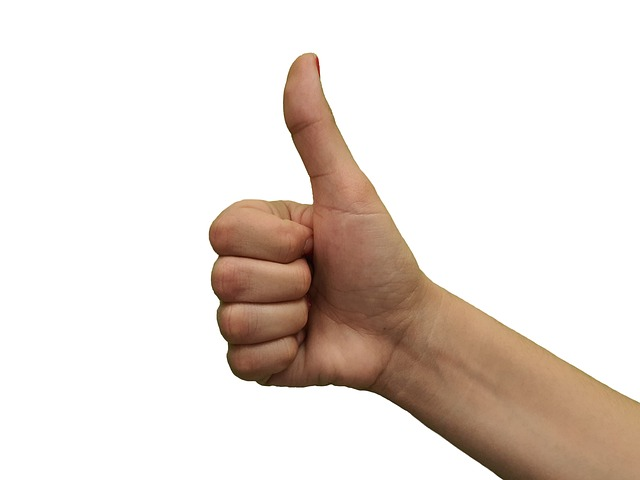
#> input picture hand.jpg, 640 x 480 px, given in place of closed_fist.JPEG, which was not available
$ python main.py
#> lines starting #> are read from the running program, lines starting #| are printed output that depends on the picture; after the words box and inside, x2 and y2 are one past the last pixel; in counts of white or black regions, pixels touching at a corner belong together; pictures that were not available may be replaced by others from this repository, and a replacement may not be noted
### rasp_pdi.py
import cv2
import time
import numpy as np

class RaspPDI:

    def __init__(self) -> None:
        pass

    def illumination_compesation (self, img):
        height, width = img.shape[0:2]
        channel_b, channel_g, channel_r = cv2.split(img)

        mean_r = cv2.mean(channel_r)[0]
        # print("R mean:", mean_r)
        mean_g = cv2.mean(channel_g)[0]
        # print("G mean:", mean_g)
        mean_b = cv2.mean(channel_b)[0]
        # print("B mean:", mean_b)

        max_mean = mean_r
        if (mean_g > max_mean):
            max_mean = mean_g
        if (mean_b > max_mean):
            max_mean = mean_b

        red_gain = mean_r/max_mean
        green_gain = mean_g/max_mean
        blue_gain = mean_b/max_mean

        for i in range(height):
            for j in range(width):
                channel_r[i,j] = channel_r[i,j]*red_gain
                channel_g[i,j] = channel_g[i,j]*green_gain
                channel_b[i,j] = channel_b[i,j]*blue_gain

        pdi_img = cv2.merge([channel_b, channel_g, channel_r])

        return pdi_img

    def skin_color_segmentation(self, Y, Cr, Cb):
        cb_min, cb_max = 95, 120
        cr_min, cr_max = 140, 170

        mask_cb = cv2.inRange(Cb, cb_min, cb_max)
        mask_cr = cv2.inRange(Cr, cr_min, cr_max)

        mask = cv2.bitwise_and(mask_cb, mask_cr)

        return mask

    def filtering(self, img):
        kernel = np.array([
            [0, 1, 0],
            [1, 1, 1],
            [0, 1, 0]
        ], dtype=np.uint8)

        eroded_img = cv2.erode(img, kernel, iterations=1)
        dilated_img = cv2.dilate(eroded_img, kernel, iterations=1)

        return dilated_img

    def hand_area_perimeter(self, img):
        area = 0
        perimeter = 0
        prev_pixel = 0

        height, width = img.shape[0:2]

        for i in range(height):
            for j in range(width):
                if img[i, j] == 255:
                    area += 1
                if img[i, j] != prev_pixel:
                    perimeter += 1
                prev_pixel = img[i, j]

        return area, perimeter

    def calculate_base_reference(self, image: np.ndarray) -> tuple:
        rows, cols = np.where(image > 0)
        bottom_row = np.max(rows)
        base_pixels = cols[rows == bottom_row]
        base_reference = (bottom_row, int(np.mean(base_pixels)))
        return base_reference

    def find_first_edge_pixel(self, image: np.ndarray) -> tuple:
        rows, cols = image.shape
        last_row = rows - 1
        for col in range(cols):
            if image[last_row, col] == 255:
                return last_row, col
        return None

    def is_edge_pixel(self, image: np.ndarray, row: int, col: int) -> bool:
        rows, cols = image.shape
        if row < 0 or row >= rows or col < 0 or col >= cols or image[row, col] == 0:
            return False
        neighbors = [
            image[row-1, col-1] if row-1 >= 0 and col-1 >= 0 else 0,
            image[row-1, col] if row-1 >= 0 else 0,
            image[row-1, col+1] if row-1 >= 0 and col+1 < cols else 0,
            image[row, col-1] if col-1 >= 0 else 0,
            image[row, col+1] if col+1 < cols else 0,
            image[row+1, col-1] if row+1 < rows and col-1 >= 0 else 0,
            image[row+1, col] if row+1 < rows else 0,
            image[row+1, col+1] if row+1 < rows and col+1 < cols else 0
        ]
        return any(n > 0 for n in neighbors)

    def find_contours(self, image: np.ndarray) -> np.ndarray:
        contour = []
        directions = [(-1, 0), (-1, 1), (0, 1), (1, 1), (1, 0), (1, -1), (0, -1), (-1, -1)]
        start_pixel = self.find_first_edge_pixel(image)
        current_pixel = start_pixel

        # print(start_pixel)
        current_direction = 0

        while True:
            contour.append(current_pixel)
            found_next_pixel = False

            for i in range(len(directions)):
                direction = directions[(current_direction + i) % len(directions)]
                next_pixel = (current_pixel[0] + direction[0], current_pixel[1] + direction[1])

                if self.is_edge_pixel(image, next_pixel[0], next_pixel[1]):
                    current_pixel = next_pixel
                    current_direction = (current_direction + i + 6) % len(directions)
                    found_next_pixel = True
                    break

            if not found_next_pixel or current_pixel == start_pixel:
                break

        return np.array(contour)

    # [23 lines left out: functions calculate_radial_distances_and_angles, check_classification, not called in this run]

### communication_controller.py
import cv2
import time
import numpy as np
import spidev

class CommunicationController:

    def __init__(self, height: int, width: int) -> None:
        self.spi = spidev.SpiDev()
        self.spi.open(0, 0)
        self.spi.max_speed_hz = 37000000
        self.spi.mode = 0

        self.height = height
        self.width = width

    # [85 lines left out: functions sendbyte, send_img, recive_img, send_rgb_img, run_pdi, recive_int_32bits, not called in this run]

    def toUnint8(self, data: int, num_bytes: int) -> np.array:
        data_bytes = data.to_bytes(num_bytes, "big")
        return np.frombuffer(data_bytes, dtype=np.uint8)

    def close_communication(self) -> None:
        print("Closing connection")
        self.spi.close()


### main.py
import cv2
import time
from rasp_pdi import RaspPDI
from communication_controller import CommunicationController

def rasp_pdi(img):
    initial_time = time.time()
    pdi = RaspPDI()

    img = pdi.illumination_compesation(img)

    img_YCrCb = cv2.cvtColor(img, cv2.COLOR_BGR2YCrCb)
    Y, Cr, Cb = cv2.split(img_YCrCb)
    # img = cv2.merge([Cr, Cb, Y])

    img = pdi.skin_color_segmentation(Y, Cr, Cb)
    img = pdi.filtering(img)

    area, perimeter = pdi.hand_area_perimeter(img)
    print(f"RPi - Area: {area}, Perimeter: {perimeter}")

    reference_point = pdi.calculate_base_reference(img)
    # print(f"RPi - reference point: {reference_point}")

    pixel = pdi.find_first_edge_pixel(img)
    # print(f"RPi - first pixel: {pixel}")

    contour = pdi.find_contours(img)

    distances, contours = pdi.calculate_radial_distances(contour, reference_point)
    max_distance = max(distances)
    for i, distance in enumerate(distances):
        if distance == max_distance:
            max_index = i
            break

    # print(f"RPi - max distance: {max(distances)**2}")

    peaks = pdi.detect_peaks(distances)
    print(f"RPi - peaks: {len(peaks)}")

    pdi.check_classification(area, perimeter, peaks)

    mean_time = time.time() - initial_time
    print(f"PDI in rasp finished in: {mean_time}")
    # cv2.imshow("rpi_img", img)

def fpga_pdi(img, height, width):
    initial_time = time.time()
    com = CommunicationController(height, width)

    com.send_rgb_img(img)

    print("Image send")
    # time.sleep(2)

    com.run_pdi()
    # [6 lines of commented-out code are left out]

    hand_area = com.recive_int_32bits(0b00)
    hand_perimeter = com.recive_int_32bits(0b01)
    print(f"FPGA - Area: {hand_area}, Perimeter: {hand_perimeter}")
    peaks = com.recive_int_32bits(0b10)
    print(f"FPGA - peaks: {peaks}")

    classification = com.recive_int_32bits(0b11)
    # print(classification)
    if (classification == 1):
        print("FPGA Classification: One finger up")
    elif (classification == 2):
        print("FPGA Classification: Victory")
    elif (classification == 3):
        print("FPGA Classification: Three fingers up")
    elif (classification == 4):
        print("FPGA Classification: Four fingers up")
    elif (classification == 5):
        print("FPGA Classification: Open palm")
    elif (classification == 6):
        print("FPGA Classification: Closed fist")
    else:
        print("FPGA Classification: Not recognized")

    com.close_communication()

    fpga_time = time.time() - initial_time
    print(f"FPGA finished in: {fpga_time}")
    # cv2.imshow("fpga_img", new_img)

def main():
    height = 240
    width = 320

    img_select = 6

    if img_select == 0:
        img = cv2.imread('hand.jpg')
    if img_select == 1:
        img = cv2.imread('one_finger_up.JPEG')
    if img_select == 2:
        img = cv2.imread('victory.JPEG')
    if img_select == 3:
        img = cv2.imread('three_fingers_up.JPEG')
    if img_select == 4:
        img = cv2.imread('four_fingers_up.JPEG')
    if img_select == 5:
        img = cv2.imread('open_palm.JPEG')
    if img_select == 6:
        img = cv2.imread('closed_fist.JPEG')
#> img is the input picture: shape (480, 640, 3); mean B, G, R 214.9, 221.4, 231.1

    img = cv2.resize(img, (width, height))
#> img: shape (240, 320, 3)

    # cv2.imshow("img", img)
    # cv2.waitKey(0)
    # cv2.destroyAllWindows()

    fpga_pdi(img, height, width)
#> (the call stopped at in __init__, `self.spi = spidev.SpiDev()`: spidev is not available in this run)

    print("\n")

    rasp_pdi(img)
#> in illumination_compesation, `channel_b, channel_g, channel_r = cv2.split(img)`:
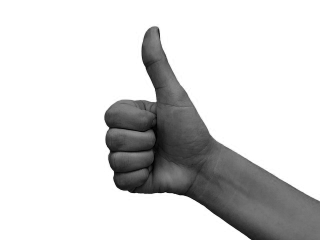
#> channel_b: shape (240, 320); min 0, max 255, mean 214.9
#> in illumination_compesation, `channel_b, channel_g, channel_r = cv2.split(img)`:
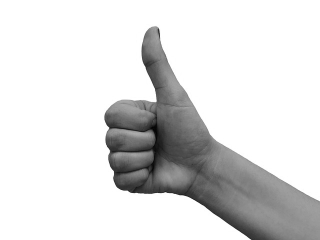
#> channel_g: shape (240, 320); min 4, max 255, mean 221.4
#> in illumination_compesation, `channel_b, channel_g, channel_r = cv2.split(img)`:
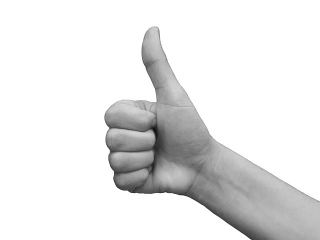
#> channel_r: shape (240, 320); min 17, max 255, mean 231.1
#> in illumination_compesation, `mean_r = cv2.mean(channel_r)[0]`: mean_r = 231.1
#> in illumination_compesation, `mean_g = cv2.mean(channel_g)[0]`: mean_g = 221.4
#> in illumination_compesation, `mean_b = cv2.mean(channel_b)[0]`: mean_b = 214.9
#> in illumination_compesation, `max_mean = mean_r`: max_mean = 231.1
#> in illumination_compesation, `red_gain = mean_r/max_mean`: red_gain = 1
#> in illumination_compesation, `green_gain = mean_g/max_mean`: green_gain = 0.958
#> in illumination_compesation, `blue_gain = mean_b/max_mean`: blue_gain = 0.93
#> in rasp_pdi, `img_YCrCb = cv2.cvtColor(img, cv2.COLOR_BGR2YCrCb)`: img_YCrCb: shape (240, 320, 3); mean of channels 0, 1, 2 215.8, 138.6, 118.9
#> in rasp_pdi, `Y, Cr, Cb = cv2.split(img_YCrCb)`:
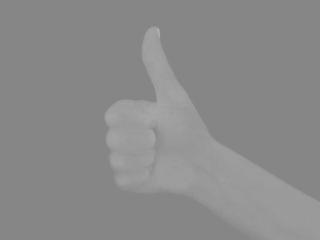
#> Cr: shape (240, 320); min 131, max 184, mean 138.6
#> in rasp_pdi, `Y, Cr, Cb = cv2.split(img_YCrCb)`:
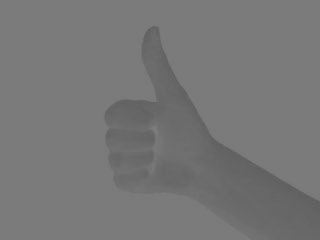
#> Cb: shape (240, 320); min 92, max 126, mean 118.9
#> in skin_color_segmentation, `mask_cb = cv2.inRange(Cb, cb_min, cb_max)`:
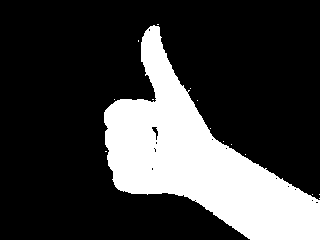
#> mask_cb: shape (240, 320); 24.2% white; 15 white regions (14 under 20 px), largest, box (x1, y1, x2, y2) and area: (104, 25, 320, 240) 18566
#> in skin_color_segmentation, `mask_cr = cv2.inRange(Cr, cr_min, cr_max)`: mask_cr: shape (240, 320); 23.3% white; 1 white region, box (x1, y1, x2, y2) and area: (104, 26, 320, 240) 17872
#> in skin_color_segmentation, `mask = cv2.bitwise_and(mask_cb, mask_cr)`: mask: shape (240, 320); 23.2% white; 1 white region, box (x1, y1, x2, y2) and area: (104, 26, 320, 240) 17838
#> in filtering, `eroded_img = cv2.erode(img, kernel, iterations=1)`:
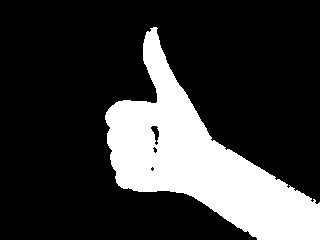
#> eroded_img: shape (240, 320); 22.4% white; 1 white region, box (x1, y1, x2, y2) and area: (105, 27, 320, 240) 17179
#> in filtering, `dilated_img = cv2.dilate(eroded_img, kernel, iterations=1)`: dilated_img: shape (240, 320); 23.2% white; 1 white region, box (x1, y1, x2, y2) and area: (104, 26, 320, 240) 17821
#> after the loop in hand_area_perimeter, `for i in range(height):`: area = 17821; perimeter = 499
#> in rasp_pdi, `area, perimeter = pdi.hand_area_perimeter(img)`: area = 17821; perimeter = 499
#| RPi - Area: 17821, Perimeter: 499
#> in calculate_base_reference, `rows, cols = np.where(image > 0)`: rows = 17821 values from 26 to 239; cols = 17821 values, max 319 at index 14306, min 104 at index 3003, mean 198.6
#> in calculate_base_reference, `bottom_row = np.max(rows)`: bottom_row = 239
#> in calculate_base_reference, `base_pixels = cols[rows == bottom_row]`: base_pixels = 64 values from 256 to 319
#> in calculate_base_reference, `base_reference = (bottom_row, int(np.mean(base_pixels)))`: base_reference = (239, 287)
#> in rasp_pdi, `pixel = pdi.find_first_edge_pixel(img)`: pixel = (239, 256)
#> after the loop in find_contours, `while True:`: contour = 672 pairs, first value 26 to 239, second value 104 to 319; current_direction = 4

    cv2.imshow("img", img)
    cv2.waitKey(0)
    cv2.destroyAllWindows()

if __name__ == "__main__":
#> (the run stopped early here; a loop or call above may not have finished)
